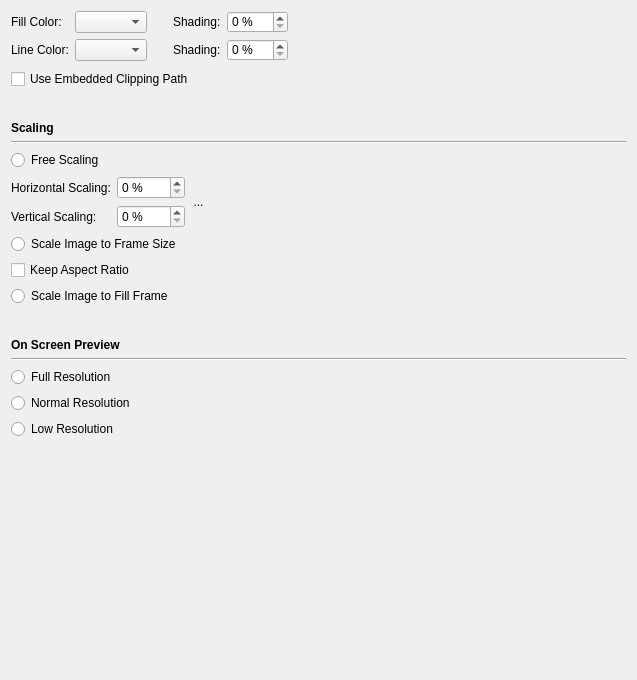
         <widget class="QWidget" name="scrollAreaWidgetContents_2">
          <property name="geometry">
           <rect>
            <x>0</x>
            <y>0</y>
            <width>637</width>
            <height>680</height>
           </rect>
          </property>
          <layout class="QFormLayout" name="formLayout_6">
           <item row="0" column="0">
            <layout class="QGridLayout" name="gridLayout_6">
             <item row="1" column="4">
              <widget class="QSpinBox" name="imageFrameLineShadingSpinBox">
               <property name="suffix">
                <string> %</string>
               </property>
               <property name="maximum">
                <number>100</number>
               </property>
              </widget>
             </item>
             <item row="1" column="0">
              <widget class="QLabel" name="imageLineColorLabel">
               <property name="text">
                <string>Line Color:</string>
               </property>
              </widget>
             </item>
             <item row="0" column="3">
              <widget class="QLabel" name="imageFillShadingLabel">
               <property name="text">
                <string>Shading:</string>
               </property>
              </widget>
             </item>
             <item row="0" column="0">
              <widget class="QLabel" name="imageFillColorLabel">
               <property name="text">
                <string>Fill Color:</string>
               </property>
              </widget>
             </item>
             <item row="0" column="1">
              <widget class="ColorCombo" name="imageFrameFillColorComboBox"/>
             </item>
             <item row="1" column="3">
              <widget class="QLabel" name="imageLineColorShadeLabel">
               <property name="text">
                <string>Shading:</string>
               </property>
              </widget>
             </item>
             <item row="0" column="4">
              <widget class="QSpinBox" name="imageFrameFillShadingSpinBox">
               <property name="suffix">
                <string> %</string>
               </property>
               <property name="maximum">
                <number>100</number>
               </property>
              </widget>
             </item>
             <item row="1" column="1">
              <widget class="ColorCombo" name="imageFrameLineColorComboBox"/>
             </item>
             <item row="0" column="2" rowspan="2">
              <spacer name="horizontalSpacer_16">
               <property name="orientation">
                <enum>Qt::Horizontal</enum>
               </property>
               <property name="sizeType">
                <enum>QSizePolicy::Fixed</enum>
               </property>
               <property name="sizeHint" stdset="0">
                <size>
                 <width>20</width>
                 <height>20</height>
                </size>
               </property>
              </spacer>
             </item>
            </layout>
           </item>
           <item row="0" column="1">
            <spacer name="horizontalSpacer_3">
             <property name="orientation">
              <enum>Qt::Horizontal</enum>
             </property>
             <property name="sizeType">
              <enum>QSizePolicy::Expanding</enum>
             </property>
             <property name="sizeHint" stdset="0">
              <size>
               <width>40</width>
               <height>20</height>
              </size>
             </property>
            </spacer>
           </item>
           <item row="1" column="0">
            <widget class="QCheckBox" name="imageUseEmbeddedClippingPathCheckBox">
             <property name="text">
              <string>Use Embedded Clipping Path</string>
             </property>
            </widget>
           </item>
           <item row="2" column="0">
            <spacer name="verticalSpacer_4">
             <property name="orientation">
              <enum>Qt::Vertical</enum>
             </property>
             <property name="sizeType">
              <enum>QSizePolicy::Fixed</enum>
             </property>
             <property name="sizeHint" stdset="0">
              <size>
               <width>20</width>
               <height>20</height>
              </size>
             </property>
            </spacer>
           </item>
           <item row="3" column="0">
            <widget class="QLabel" name="ScalingLabel">
             <property name="font">
              <font>
               <weight>75</weight>
               <bold>true</bold>
              </font>
             </property>
             <property name="text">
              <string>Scaling</string>
             </property>
            </widget>
           </item>
           <item row="4" column="0" colspan="2">
            <widget class="Line" name="line_2">
             <property name="orientation">
              <enum>Qt::Horizontal</enum>
             </property>
            </widget>
           </item>
           <item row="5" column="0">
            <widget class="QRadioButton" name="imageFreeScalingRadioButton">
             <property name="text">
              <string>Free Scaling</string>
             </property>
             <attribute name="buttonGroup">
              <string notr="true">scalingButtonGroup</string>
             </attribute>
            </widget>
           </item>
           <item row="7" column="0">
            <widget class="QRadioButton" name="imageFrameScalingRadioButton">
             <property name="text">
              <string>Scale Image to Frame Size</string>
             </property>
             <attribute name="buttonGroup">
              <string notr="true">scalingButtonGroup</string>
             </attribute>
            </widget>
           </item>
           <item row="8" column="0">
            <widget class="QCheckBox" name="imageKeepAspectRatioCheckBox">
             <property name="text">
              <string>Keep Aspect Ratio</string>
             </property>
            </widget>
           </item>
           <item row="9" column="0">
            <widget class="QRadioButton" name="imageFillScalingRadioButton">
             <property name="text">
              <string>Scale Image to Fill Frame</string>
             </property>
             <attribute name="buttonGroup">
              <string notr="true">scalingButtonGroup</string>
             </attribute>
            </widget>
           </item>
           <item row="10" column="0">
            <spacer name="verticalSpacer_5">
             <property name="orientation">
              <enum>Qt::Vertical</enum>
             </property>
             <property name="sizeType">
              <enum>QSizePolicy::Fixed</enum>
             </property>
             <property name="sizeHint" stdset="0">
              <size>
               <width>20</width>
               <height>20</height>
              </size>
             </property>
            </spacer>
           </item>
           <item row="11" column="0">
            <widget class="QLabel" name="OnScreenPreviewLabel">
             <property name="font">
              <font>
               <weight>75</weight>
               <bold>true</bold>
              </font>
             </property>
             <property name="text">
              <string>On Screen Preview</string>
             </property>
            </widget>
           </item>
           <item row="12" column="0" colspan="2">
            <widget class="Line" name="line_4">
             <property name="orientation">
              <enum>Qt::Horizontal</enum>
             </property>
            </widget>
           </item>
           <item row="13" column="0">
            <widget class="QRadioButton" name="onscreenResolutionFullRadioButton">
             <property name="text">
              <string>Full Resolution</string>
             </property>
             <attribute name="buttonGroup">
              <string notr="true">previewButtonGroup</string>
             </attribute>
            </widget>
           </item>
           <item row="14" column="0">
            <widget class="QRadioButton" name="onscreenResolutionNormalRadioButton">
             <property name="text">
              <string>Normal Resolution</string>
             </property>
             <attribute name="buttonGroup">
              <string notr="true">previewButtonGroup</string>
             </attribute>
            </widget>
           </item>
           <item row="15" column="0">
            <widget class="QRadioButton" name="onscreenResolutionLowRadioButton">
             <property name="text">
              <string>Low Resolution</string>
             </property>
             <attribute name="buttonGroup">
              <string notr="true">previewButtonGroup</string>
             </attribute>
            </widget>
           </item>
           <item row="16" column="0">
            <spacer name="verticalSpacer_6">
             <property name="orientation">
              <enum>Qt::Vertical</enum>
             </property>
             <property name="sizeHint" stdset="0">
              <size>
               <width>20</width>
               <height>40</height>
              </size>
             </property>
            </spacer>
           </item>
           <item row="6" column="0">
            <layout class="QFormLayout" name="formLayout_5">
             <item row="0" column="0">
              <layout class="QGridLayout" name="gridLayout_7">
               <item row="1" column="0">
                <widget class="QLabel" name="imageVerticalScaleLabel">
                 <property name="text">
                  <string>Vertical Scaling:</string>
                 </property>
                </widget>
               </item>
               <item row="0" column="1">
                <widget class="QSpinBox" name="imageHorizontalScalingSpinBox">
                 <property name="sizePolicy">
                  <sizepolicy hsizetype="Minimum" vsizetype="Fixed">
                   <horstretch>0</horstretch>
                   <verstretch>0</verstretch>
                  </sizepolicy>
                 </property>
                 <property name="suffix">
                  <string> %</string>
                 </property>
                 <property name="maximum">
                  <number>1000</number>
                 </property>
                </widget>
               </item>
               <item row="0" column="0">
                <widget class="QLabel" name="imageHorizontalScaleLabel">
                 <property name="text">
                  <string>Horizontal Scaling:</string>
                 </property>
                </widget>
               </item>
               <item row="0" column="2" rowspan="2">
                <widget class="LinkButton" name="scalingLockToolButton">
                 <property name="sizePolicy">
                  <sizepolicy hsizetype="Fixed" vsizetype="Preferred">
                   <horstretch>0</horstretch>
                   <verstretch>0</verstretch>
                  </sizepolicy>
                 </property>
                 <property name="minimumSize">
                  <size>
                   <width>15</width>
                   <height>0</height>
                  </size>
                 </property>
                 <property name="maximumSize">
                  <size>
                   <width>15</width>
                   <height>16777215</height>
                  </size>
                 </property>
                 <property name="text">
                  <string>...</string>
                 </property>
                 <property name="checkable">
                  <bool>true</bool>
                 </property>
                 <property name="autoRaise">
                  <bool>true</bool>
                 </property>
                </widget>
               </item>
               <item row="1" column="1">
                <widget class="QSpinBox" name="imageVerticalScalingSpinBox">
                 <property name="sizePolicy">
                  <sizepolicy hsizetype="Minimum" vsizetype="Fixed">
                   <horstretch>0</horstretch>
                   <verstretch>0</verstretch>
                  </sizepolicy>
                 </property>
                 <property name="suffix">
                  <string> %</string>
                 </property>
                 <property name="maximum">
                  <number>1000</number>
                 </property>
                </widget>
               </item>
              </layout>
             </item>
             <item row="0" column="1">
              <spacer name="horizontalSpacer_4">
               <property name="orientation">
                <enum>Qt::Horizontal</enum>
               </property>
               <property name="sizeHint" stdset="0">
                <size>
                 <width>40</width>
                 <height>20</height>
                </size>
               </property>
              </spacer>
             </item>
            </layout>
           </item>
          </layout>
         </widget>
